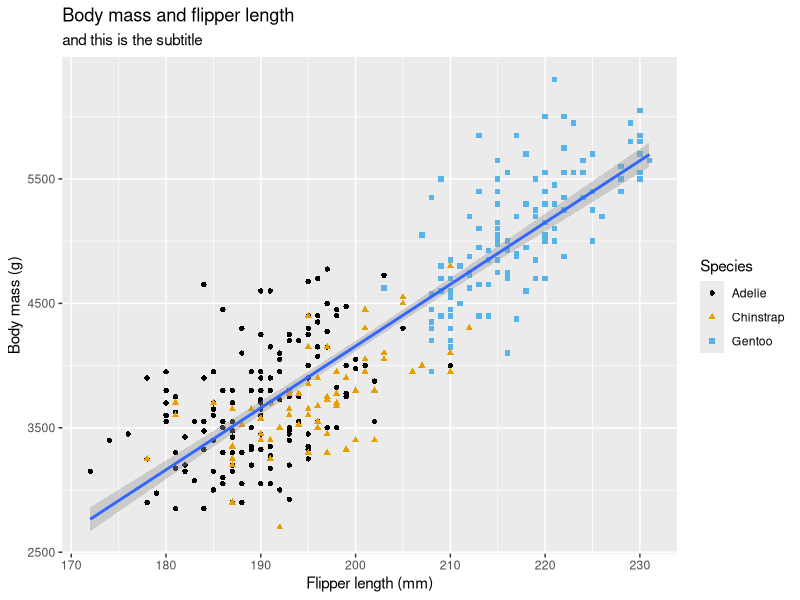
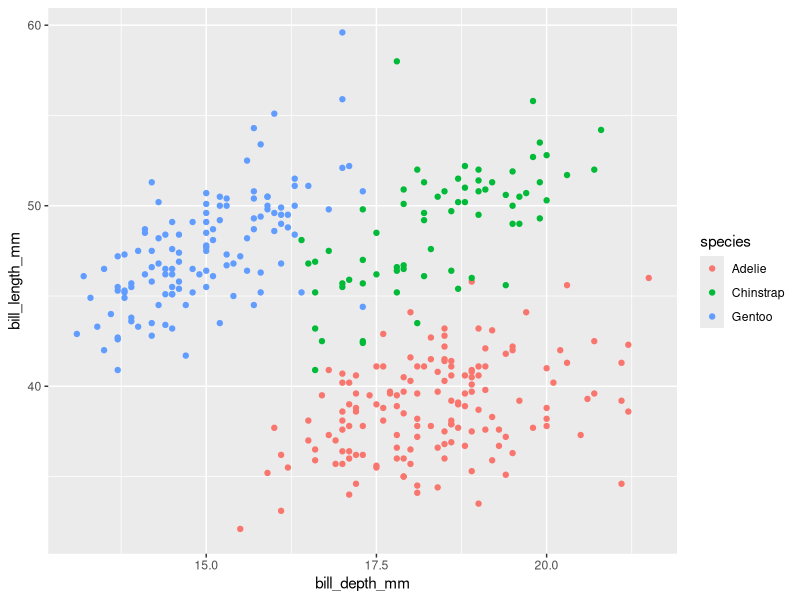

These figures' R source, in order:
# Script used to follow Chapter 2 of R4 Data Science (2e)

# Load packages
library(tidyverse)
library(palmerpenguins)
library(ggthemes)


# load penguins data frame
mydata <- penguins


# Create plot
myplot <- ggplot(
  data = mydata,
  mapping = aes(x = flipper_length_mm, y = body_mass_g)
  ) +
  geom_point(aes(color = species, shape = species)) +
  geom_smooth(method = "lm") +
  labs(
    title = "Body mass and flipper length",
    subtitle = "and this is the subtitle",
    x = "Flipper length (mm)",
    y = "Body mass (g)",
    color = "Species", shape = "Species"
  ) + 
  scale_color_colorblind()

# View plot
myplot

# ------- Exercises --------

# How many rows are in penguins?
nrow(mydata)

# What does the bill_depth_mm variable in the penguins data frame describe? Read the help for ?penguins to find out.
?penguins

# Make a scatterplot of bill_depth_mm vs. bill_length_mm. That is, make a scatterplot with bill_depth_mm on the y-axis and bill_length_mm on the x-axis. Describe the relationship between these two variables.
ggplot(data = mydata,
       mapping = aes(x = bill_depth_mm, y = bill_length_mm)
       ) +
  geom_point(aes(color = species))

# 27/08/23 Continue from here 


